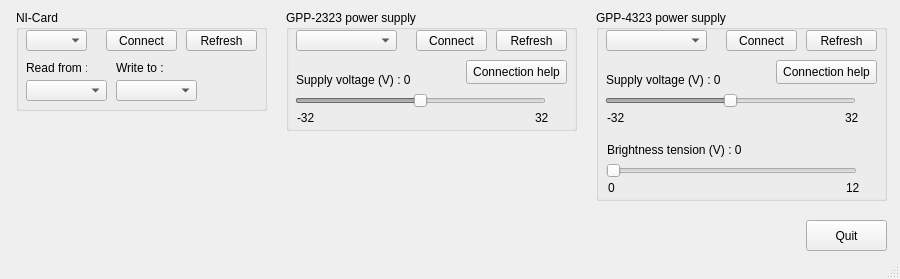
<?xml version="1.0" encoding="UTF-8"?>
<ui version="4.0">
 <class>MainWindow</class>
 <widget class="QMainWindow" name="MainWindow">
  <property name="geometry">
   <rect>
    <x>0</x>
    <y>0</y>
    <width>900</width>
    <height>279</height>
   </rect>
  </property>
  <property name="windowTitle">
   <string>MainWindow</string>
  </property>
  <widget class="QWidget" name="centralwidget">
   <widget class="QGroupBox" name="groupBox">
    <property name="geometry">
     <rect>
      <x>16</x>
      <y>10</y>
      <width>251</width>
      <height>101</height>
     </rect>
    </property>
    <property name="autoFillBackground">
     <bool>false</bool>
    </property>
    <property name="title">
     <string>NI-Card</string>
    </property>
    <widget class="QPushButton" name="pushButton_connect_dev">
     <property name="geometry">
      <rect>
       <x>90</x>
       <y>20</y>
       <width>71</width>
       <height>21</height>
      </rect>
     </property>
     <property name="text">
      <string>Connect</string>
     </property>
    </widget>
    <widget class="QComboBox" name="comboBox_dev">
     <property name="geometry">
      <rect>
       <x>10</x>
       <y>20</y>
       <width>61</width>
       <height>21</height>
      </rect>
     </property>
    </widget>
    <widget class="QPushButton" name="pushButton_dev_refresh">
     <property name="geometry">
      <rect>
       <x>170</x>
       <y>20</y>
       <width>71</width>
       <height>21</height>
      </rect>
     </property>
     <property name="text">
      <string>Refresh</string>
     </property>
    </widget>
    <widget class="QComboBox" name="comboBox_ao">
     <property name="geometry">
      <rect>
       <x>100</x>
       <y>70</y>
       <width>81</width>
       <height>21</height>
      </rect>
     </property>
    </widget>
    <widget class="QLabel" name="label">
     <property name="geometry">
      <rect>
       <x>10</x>
       <y>50</y>
       <width>61</width>
       <height>16</height>
      </rect>
     </property>
     <property name="text">
      <string>Read from :</string>
     </property>
    </widget>
    <widget class="QLabel" name="label_3">
     <property name="geometry">
      <rect>
       <x>100</x>
       <y>50</y>
       <width>51</width>
       <height>16</height>
      </rect>
     </property>
     <property name="text">
      <string>Write to :</string>
     </property>
    </widget>
    <widget class="QComboBox" name="comboBox_ai">
     <property name="geometry">
      <rect>
       <x>10</x>
       <y>70</y>
       <width>81</width>
       <height>21</height>
      </rect>
     </property>
    </widget>
   </widget>
   <widget class="QPushButton" name="pushButton_quit">
    <property name="geometry">
     <rect>
      <x>806</x>
      <y>220</y>
      <width>81</width>
      <height>31</height>
     </rect>
    </property>
    <property name="font">
     <font>
      <family>MS Shell Dlg 2</family>
      <weight>50</weight>
      <bold>false</bold>
     </font>
    </property>
    <property name="text">
     <string>Quit</string>
    </property>
   </widget>
   <widget class="QGroupBox" name="groupBox_3">
    <property name="geometry">
     <rect>
      <x>286</x>
      <y>10</y>
      <width>291</width>
      <height>121</height>
     </rect>
    </property>
    <property name="autoFillBackground">
     <bool>false</bool>
    </property>
    <property name="title">
     <string>GPP-2323 power supply</string>
    </property>
    <widget class="QPushButton" name="pushButton_connect_gpp_2323">
     <property name="geometry">
      <rect>
       <x>130</x>
       <y>20</y>
       <width>71</width>
       <height>21</height>
      </rect>
     </property>
     <property name="text">
      <string>Connect</string>
     </property>
    </widget>
    <widget class="QComboBox" name="comboBox_gpp_2323">
     <property name="geometry">
      <rect>
       <x>10</x>
       <y>20</y>
       <width>101</width>
       <height>21</height>
      </rect>
     </property>
    </widget>
    <widget class="QPushButton" name="pushButton_gpp_2323_refresh">
     <property name="geometry">
      <rect>
       <x>210</x>
       <y>20</y>
       <width>71</width>
       <height>21</height>
      </rect>
     </property>
     <property name="text">
      <string>Refresh</string>
     </property>
    </widget>
    <widget class="QPushButton" name="pushButton_connect_gpp_2323_help">
     <property name="geometry">
      <rect>
       <x>180</x>
       <y>50</y>
       <width>101</width>
       <height>24</height>
      </rect>
     </property>
     <property name="text">
      <string>Connection help</string>
     </property>
    </widget>
    <widget class="QLabel" name="label_current_tension_gpp_2323">
     <property name="geometry">
      <rect>
       <x>10</x>
       <y>60</y>
       <width>171</width>
       <height>20</height>
      </rect>
     </property>
     <property name="text">
      <string>Supply voltage (V) : 0</string>
     </property>
    </widget>
    <widget class="QLabel" name="min_label">
     <property name="geometry">
      <rect>
       <x>11</x>
       <y>100</y>
       <width>20</width>
       <height>16</height>
      </rect>
     </property>
     <property name="text">
      <string>-32</string>
     </property>
    </widget>
    <widget class="QSlider" name="gpp_2323_tension_slider">
     <property name="enabled">
      <bool>false</bool>
     </property>
     <property name="geometry">
      <rect>
       <x>9</x>
       <y>80</y>
       <width>251</width>
       <height>22</height>
      </rect>
     </property>
     <property name="minimum">
      <number>-32</number>
     </property>
     <property name="maximum">
      <number>32</number>
     </property>
     <property name="singleStep">
      <number>1</number>
     </property>
     <property name="value">
      <number>0</number>
     </property>
     <property name="orientation">
      <enum>Qt::Horizontal</enum>
     </property>
    </widget>
    <widget class="QLabel" name="max_label">
     <property name="geometry">
      <rect>
       <x>249</x>
       <y>100</y>
       <width>20</width>
       <height>16</height>
      </rect>
     </property>
     <property name="text">
      <string>32</string>
     </property>
    </widget>
   </widget>
   <widget class="QGroupBox" name="groupBox_4">
    <property name="geometry">
     <rect>
      <x>596</x>
      <y>10</y>
      <width>291</width>
      <height>191</height>
     </rect>
    </property>
    <property name="autoFillBackground">
     <bool>false</bool>
    </property>
    <property name="title">
     <string>GPP-4323 power supply</string>
    </property>
    <widget class="QPushButton" name="pushButton_connect_gpp_4323">
     <property name="geometry">
      <rect>
       <x>130</x>
       <y>20</y>
       <width>71</width>
       <height>21</height>
      </rect>
     </property>
     <property name="text">
      <string>Connect</string>
     </property>
    </widget>
    <widget class="QComboBox" name="comboBox_gpp_4323">
     <property name="geometry">
      <rect>
       <x>10</x>
       <y>20</y>
       <width>101</width>
       <height>21</height>
      </rect>
     </property>
    </widget>
    <widget class="QPushButton" name="pushButton_gpp_4323_refresh">
     <property name="geometry">
      <rect>
       <x>210</x>
       <y>20</y>
       <width>71</width>
       <height>21</height>
      </rect>
     </property>
     <property name="text">
      <string>Refresh</string>
     </property>
    </widget>
    <widget class="QPushButton" name="pushButton_connect_gpp_4323_help">
     <property name="geometry">
      <rect>
       <x>180</x>
       <y>50</y>
       <width>101</width>
       <height>24</height>
      </rect>
     </property>
     <property name="text">
      <string>Connection help</string>
     </property>
    </widget>
    <widget class="QLabel" name="label_current_tension_gpp_4323">
     <property name="geometry">
      <rect>
       <x>10</x>
       <y>60</y>
       <width>171</width>
       <height>20</height>
      </rect>
     </property>
     <property name="text">
      <string>Supply voltage (V) : 0</string>
     </property>
    </widget>
    <widget class="QLabel" name="min_label_2">
     <property name="geometry">
      <rect>
       <x>11</x>
       <y>100</y>
       <width>20</width>
       <height>16</height>
      </rect>
     </property>
     <property name="text">
      <string>-32</string>
     </property>
    </widget>
    <widget class="QSlider" name="gpp_4323_tension_slider">
     <property name="enabled">
      <bool>false</bool>
     </property>
     <property name="geometry">
      <rect>
       <x>9</x>
       <y>80</y>
       <width>251</width>
       <height>22</height>
      </rect>
     </property>
     <property name="minimum">
      <number>-32</number>
     </property>
     <property name="maximum">
      <number>32</number>
     </property>
     <property name="singleStep">
      <number>1</number>
     </property>
     <property name="value">
      <number>0</number>
     </property>
     <property name="orientation">
      <enum>Qt::Horizontal</enum>
     </property>
    </widget>
    <widget class="QLabel" name="max_label_2">
     <property name="geometry">
      <rect>
       <x>249</x>
       <y>100</y>
       <width>20</width>
       <height>16</height>
      </rect>
     </property>
     <property name="text">
      <string>32</string>
     </property>
    </widget>
    <widget class="QLabel" name="label_current_brightness">
     <property name="geometry">
      <rect>
       <x>11</x>
       <y>130</y>
       <width>171</width>
       <height>20</height>
      </rect>
     </property>
     <property name="text">
      <string>Brightness tension (V) : 0</string>
     </property>
    </widget>
    <widget class="QLabel" name="min_label_3">
     <property name="geometry">
      <rect>
       <x>12</x>
       <y>170</y>
       <width>20</width>
       <height>16</height>
      </rect>
     </property>
     <property name="text">
      <string>0</string>
     </property>
    </widget>
    <widget class="QLabel" name="max_label_3">
     <property name="geometry">
      <rect>
       <x>250</x>
       <y>170</y>
       <width>20</width>
       <height>16</height>
      </rect>
     </property>
     <property name="text">
      <string>12</string>
     </property>
    </widget>
    <widget class="QSlider" name="brightness_slider">
     <property name="enabled">
      <bool>false</bool>
     </property>
     <property name="geometry">
      <rect>
       <x>10</x>
       <y>150</y>
       <width>251</width>
       <height>22</height>
      </rect>
     </property>
     <property name="minimum">
      <number>0</number>
     </property>
     <property name="maximum">
      <number>12</number>
     </property>
     <property name="singleStep">
      <number>1</number>
     </property>
     <property name="value">
      <number>0</number>
     </property>
     <property name="orientation">
      <enum>Qt::Horizontal</enum>
     </property>
    </widget>
   </widget>
  </widget>
  <widget class="QMenuBar" name="menubar">
   <property name="geometry">
    <rect>
     <x>0</x>
     <y>0</y>
     <width>900</width>
     <height>21</height>
    </rect>
   </property>
  </widget>
  <widget class="QStatusBar" name="statusbar"/>
 </widget>
 <resources/>
 <connections/>
</ui>
